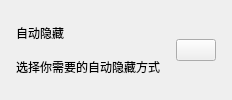
          <widget class="CardWidget" name="CardWidget_5">
           <property name="minimumSize">
            <size>
             <width>0</width>
             <height>70</height>
            </size>
           </property>
           <layout class="QHBoxLayout" name="horizontalLayout_4">
            <property name="spacing">
             <number>16</number>
            </property>
            <property name="leftMargin">
             <number>16</number>
            </property>
            <property name="topMargin">
             <number>16</number>
            </property>
            <property name="rightMargin">
             <number>16</number>
            </property>
            <property name="bottomMargin">
             <number>16</number>
            </property>
            <item>
             <layout class="QVBoxLayout" name="verticalLayout_8">
              <property name="spacing">
               <number>0</number>
              </property>
              <item>
               <widget class="StrongBodyLabel" name="StrongBodyLabel_4">
                <property name="sizePolicy">
                 <sizepolicy hsizetype="Expanding" vsizetype="Preferred">
                  <horstretch>0</horstretch>
                  <verstretch>0</verstretch>
                 </sizepolicy>
                </property>
                <property name="text">
                 <string>自动隐藏</string>
                </property>
               </widget>
              </item>
              <item>
               <widget class="CaptionLabel" name="CaptionLabel_4">
                <property name="text">
                 <string>选择你需要的自动隐藏方式</string>
                </property>
                <property name="wordWrap">
                 <bool>false</bool>
                </property>
                <property name="lightColor" stdset="0">
                 <color alpha="150">
                  <red>0</red>
                  <green>0</green>
                  <blue>0</blue>
                 </color>
                </property>
                <property name="darkColor" stdset="0">
                 <color alpha="200">
                  <red>255</red>
                  <green>255</green>
                  <blue>255</blue>
                 </color>
                </property>
               </widget>
              </item>
             </layout>
            </item>
            <item>
             <widget class="ComboBox" name="hide_mode_combo"/>
            </item>
           </layout>
          </widget>
